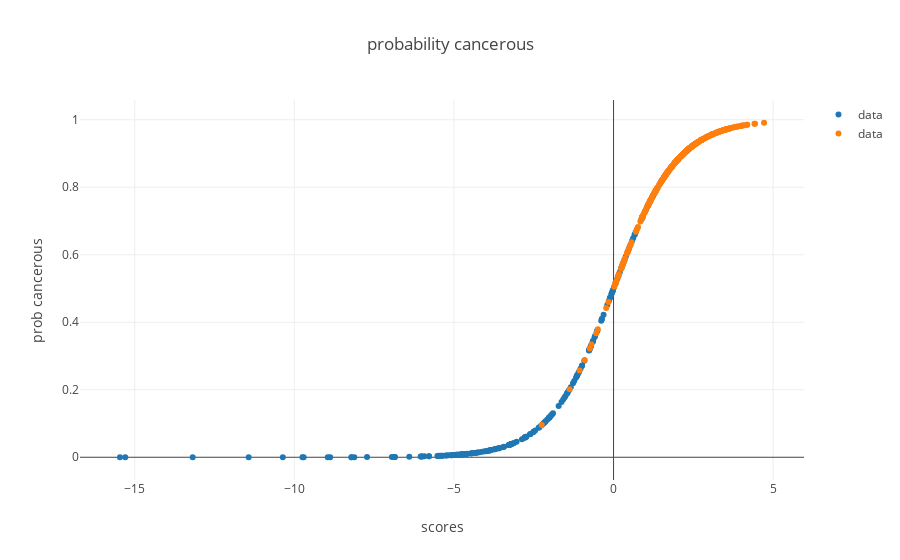

Notebook code for this chart:
### Code cell
benign_sigmoid_trace = trace_values(df_benign['prediction_scores'], df_benign['prediction_probs'])
cancerous_sigmoid_trace = trace_values(df_cancerous['prediction_scores'], df_cancerous['prediction_probs'])
plot([benign_sigmoid_trace, cancerous_sigmoid_trace], layout = {'xaxis': {'title': 'scores'}, 'yaxis': {'title': 'prob cancerous'}, 'title': 'probability cancerous'})

### Figure 1 — Plotly figure (JSON) as saved in the notebook; plotly's stock layout.template omitted (floating-point values rounded to 4 significant figures; data arrays with more than 128 entries replaced by an {"elided": "..."} marker saying what was removed)
{"data": [{"mode": "markers", "name": "data", "text": [], "type": "scatter", "uid": "1ad10f7a-818c-4d77-99a2-a9f5001a498b", "x": {"elided": "212 float values"}, "y": {"elided": "212 float values"}}, {"mode": "markers", "name": "data", "text": [], "type": "scatter", "uid": "03641e87-3b09-488f-bd94-bf6ded79063a", "x": {"elided": "357 float values"}, "y": {"elided": "357 float values"}}], "layout": {"autosize": true, "title": {"text": "probability cancerous"}, "xaxis": {"autorange": true, "range": [-16.83, 6.086], "title": {"text": "scores"}, "type": "linear"}, "yaxis": {"autorange": true, "range": [-0.0726, 1.064], "title": {"text": "prob cancerous"}, "type": "linear"}}}
